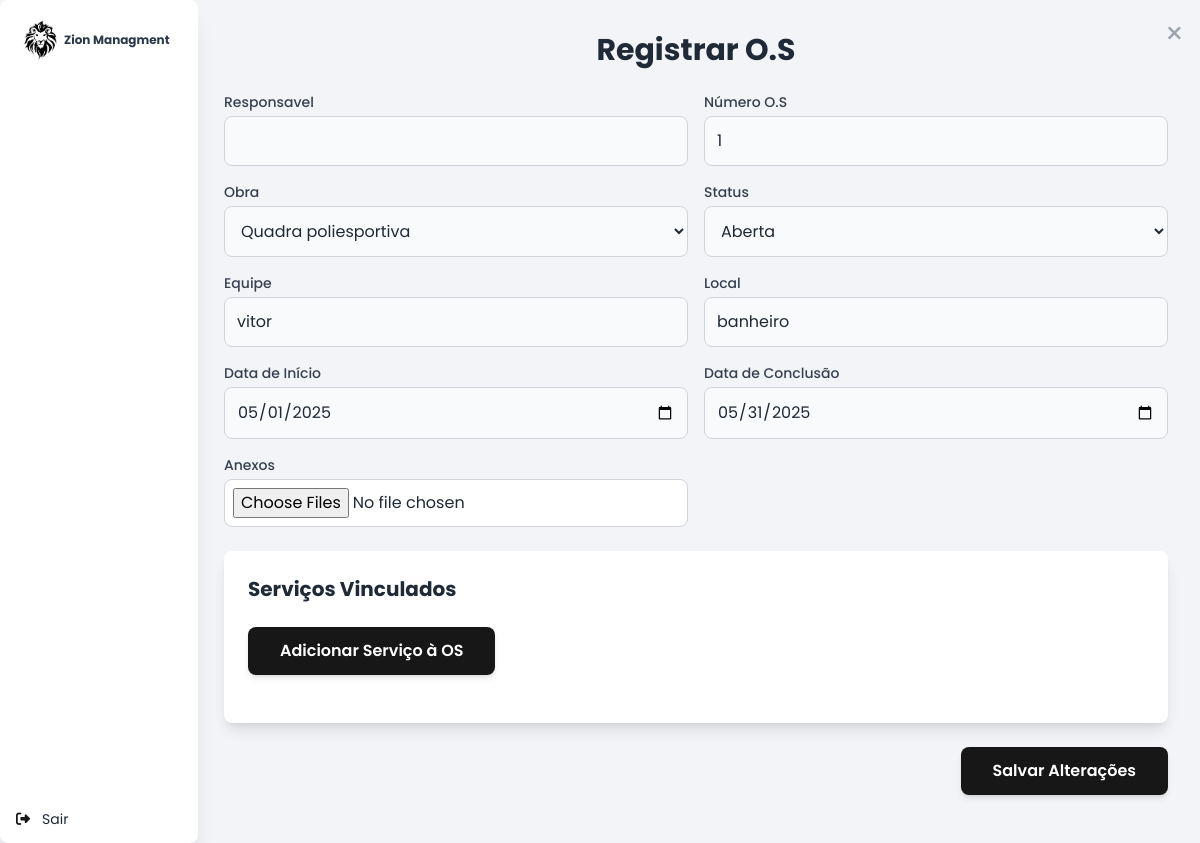
/os/form.php?sc_id=11 (signed in), run on the app's committed database.
### tables this page shows
CREATE TABLE `ordem_de_servico` (
  `id` int(11) NOT NULL,
  `empresa_id` int(11) DEFAULT NULL,
  `contrato_id` int(11) DEFAULT NULL,
  `obra_id` int(11) DEFAULT NULL,
  `descricao` text DEFAULT NULL,
  `local` varchar(255) DEFAULT NULL,
  `numero_os` varchar(100) DEFAULT NULL,
  `responsavel_os` varchar(255) DEFAULT NULL,
  `data_inicio` date DEFAULT NULL,
  `data_final` date DEFAULT NULL,
  `equipe` varchar(255) DEFAULT NULL,
  `status` varchar(100) DEFAULT NULL,
  `criado_em` timestamp NOT NULL DEFAULT current_timestamp()
);

CREATE TABLE `obras` (
  `id` int(11) NOT NULL,
  `nome` varchar(255) NOT NULL,
  `descricao` text DEFAULT NULL,
  `tipo_obra` varchar(100) DEFAULT NULL,
  `data_inicio` date DEFAULT NULL,
  `data_previsao_fim` date DEFAULT NULL,
  `data_fim` date DEFAULT NULL,
  `custo_real` decimal(15,2) DEFAULT NULL,
  `endereco` varchar(255) DEFAULT NULL,
  `status_id` int(11) DEFAULT NULL,
  `cidade` varchar(100) DEFAULT NULL,
  `estado` varchar(100) DEFAULT NULL,
  `cep` varchar(20) DEFAULT NULL,
  `latitude` decimal(10,8) DEFAULT NULL,
  `longitude` decimal(11,8) DEFAULT NULL,
  `cliente` varchar(255) DEFAULT NULL,
  `responsavel_tecnico` varchar(255) DEFAULT NULL,
  `empresa_id` int(11) DEFAULT NULL,
  `contrato_id` int(11) DEFAULT NULL,
  `projeto_id` int(11) DEFAULT NULL,
  `criado_em` timestamp NOT NULL DEFAULT current_timestamp()
);

### os/form.php (the view, shortened to what this page needs)
<?php
include '../layout/imports.php';
$host = 'localhost';
$dbname = 'axel_db';
$username = 'root';
$password = '';
$conn = new mysqli($host, $username, $password, $dbname);
$empresa_id = $_SESSION['empresa_id'];
$os = null;
if (isset($_GET['sc_id'])) {
    $sc_id = intval($_GET['sc_id']);
    $stmt = $conn->prepare("SELECT * FROM ordem_de_servico WHERE id = ? AND empresa_id = ?");
    $stmt->bind_param("ii", $sc_id, $empresa_id);
    $stmt->execute();
    $result = $stmt->get_result();
    $os = $result->fetch_assoc();
}
$obras = [];
$stmtObras = $conn->prepare("SELECT id, nome FROM obras WHERE empresa_id = ?");
$stmtObras->bind_param("i", $empresa_id);
$stmtObras->execute();
$resultObras = $stmtObras->get_result();
while ($row = $resultObras->fetch_assoc()) {
    $obras[] = $row;
}
?>
<!DOCTYPE html>
<html lang="pt-BR">
<head>
    <script src="https://cdn.tailwindcss.com"></script>
</head>
<body class="bg-[#F2F4F7] min-h-screen flex">
    <?php include '../layout/sidemenu.php'; ?>
    <div class="w-full ">
        <div class="relative  p-8 animate-fadeIn">
            <button onclick="window.location.href = './index.php'" class="absolute top-4 right-4 text-gray-400 hover:text-gray-600 dark:hover:text-gray-300 text-3xl">
                &times;
            </button>
            <h2 class="text-3xl font-bold text-gray-800 dark:text-white mb-6 text-center">
                Registrar O.S
            </h2>
            <form method="POST" enctype="multipart/form-data" class="space-y-6">
                <div class="grid grid-cols-1 md:grid-cols-2 gap-4">
                    <div class="flex flex-col">
                        <label for="responsavel" class="text-gray-700 mb-1 text-sm font-medium">Responsavel</label>
                        <input type="text" id="responsavel" name="responsavel_os"
                            value="<?= htmlspecialchars($os['responsavel'] ?? '') ?>"
                            class="w-full rounded-lg border border-gray-300 dark:border-gray-700 bg-gray-50 dark:bg-gray-800 p-3 text-gray-800 dark:text-gray-100" />
                    </div>
                    <div class="flex flex-col">
                        <label for="numero_os" class="text-gray-700 mb-1 text-sm font-medium">Número O.S</label>
                        <input type="number" step="0.01" id="numero_os" name="numero_os" required
                            value="<?= htmlspecialchars($os['numero_os'] ?? '') ?>"
                            class="w-full rounded-lg border border-gray-300 dark:border-gray-700 bg-gray-50 dark:bg-gray-800 p-3 text-gray-800 dark:text-gray-100" />
                    </div>
                    <div class="flex flex-col">
                        <label for="obra_id" class="text-gray-700 mb-1 text-sm font-medium">Obra</label>
                        <select id="obra_id" name="obra_id"
                            class="w-full rounded-lg border border-gray-300 bg-gray-50 dark:bg-gray-800 text-gray-800 dark:text-gray-100 p-3">
                            <?php foreach ($obras as $obra): ?>
                                <option value="<?= $obra['id'] ?>" <?= (isset($os['obra_id']) && $os['obra_id'] == $obra['id']) ? 'selected' : '' ?>>
                                    <?= htmlspecialchars($obra['nome']) ?>
                                </option>
                            <?php endforeach; ?>
                        </select>
                    </div>
                    <div class="flex flex-col">
                        <label for="status" class="text-gray-700 mb-1 text-sm font-medium">Status</label>
                        <select id="status" name="status"
                            class="w-full rounded-lg border border-gray-300 bg-gray-50 dark:bg-gray-800 text-gray-800 dark:text-gray-100 p-3">
                            <?php
                            $status_options = ['Aberta', 'Em andamento', 'Concluída', 'Cancelada'];
                            foreach ($status_options as $status) {
                                $selected = (isset($os['status']) && $os['status'] == $status) ? 'selected' : '';
                                echo "<option value=\"$status\" $selected>$status</option>";
                            }
                            ?>
                        </select>
                    </div>
                    <div class="flex flex-col">
                        <label for="Equipe" class="text-gray-700 mb-1 text-sm font-medium">Equipe</label>
                        <input type="text" step="0.01" id="equipe" name="equipe" required
                            value="<?= htmlspecialchars($os['equipe'] ?? '') ?>"
                            class="w-full rounded-lg border border-gray-300 dark:border-gray-700 bg-gray-50 dark:bg-gray-800 p-3 text-gray-800 dark:text-gray-100" />
                    </div>
                    <div class="flex flex-col">
                        <label for="local" class="text-gray-700 mb-1 text-sm font-medium">Local</label>
                        <input type="text" step="0.01" id="local" name="local" required
                            value="<?= htmlspecialchars($os['local'] ?? '') ?>"
                            class="w-full rounded-lg border border-gray-300 dark:border-gray-700 bg-gray-50 dark:bg-gray-800 p-3 text-gray-800 dark:text-gray-100" />
                    </div>
                    <div class="flex flex-col">
                        <label for="data_inicio" class="text-gray-700 mb-1 text-sm font-medium">Data de Início</label>
                        <input type="date" id="data_inicio" name="data_inicio"
                            value="<?= htmlspecialchars($os['data_inicio'] ?? '') ?>"
                            class="w-full rounded-lg border border-gray-300 dark:border-gray-700 bg-gray-50 dark:bg-gray-800 p-3 text-gray-800 dark:text-gray-100" />
                    </div>
                    <div class="flex flex-col">
                        <label for="data_final" class="text-gray-700 mb-1 text-sm font-medium">Data de Conclusão</label>
                        <input type="date" id="data_final" name="data_final"
                            value="<?= htmlspecialchars($os['data_final'] ?? '') ?>"
                            class="w-full rounded-lg border border-gray-300 dark:border-gray-700 bg-gray-50 dark:bg-gray-800 p-3 text-gray-800 dark:text-gray-100" />
                    </div>
                    <div class="flex flex-col ">
                        <label for="anexos" class="text-gray-700 mb-1 text-sm font-medium">Anexos</label>
                        <input type="file" id="anexos" name="anexos[]" multiple
                            class="w-full bg-white dark:bg-gray-800 rounded-lg border border-gray-300 dark:border-gray-700 text-gray-800 dark:text-gray-100 p-2" />
                    </div>
                    <div></div>
                </div>
                <div class="w-full bg-white p-6 rounded-lg shadow-lg w-full">
                    <h2 class="text-xl font-bold text-gray-800 dark:text-white mb-6 text-start">
                        Serviços Vinculados
                    </h2>
                    <button type="button" class="bg-primary hover:bg-primary-dark text-white font-semibold px-8 py-3 rounded-lg shadow-md hover:shadow-lg transition duration-300" data-modal-toggle="adicionarServicoModal">
                        Adicionar Serviço à OS
                    </button>
                </div>
                <div class="flex justify-end">
                    <button type="submit" name="salvar"
                        class="bg-primary hover:bg-primary-dark text-white font-semibold px-8 py-3 rounded-lg shadow-md hover:shadow-lg transition duration-300">
                        <?= isset($os['id']) ? 'Salvar Alterações' : 'Criar Ordem de Serviço' ?>
                    </button>
                </div>
            </form>
        </div>
    </div>
</body>

### layout/imports.php (style rules this page uses)
* { font-family: "Poppins", sans-serif; font-style: normal; }

### os/form.php (style rules this page uses)
* { font-family: "Poppins", sans-serif; font-style: normal; }

### layout/sidemenu.php (style rules this page uses)
body { margin-left: 16%; }

### data on the page
ordem_de_servico: numero_os "1", obra_id "Quadra poliesportiva", equipe "vitor", local "banheiro", data_inicio "05/01/2025", data_final "05/31/2025"

### other printed values
form field status "Aberta"
